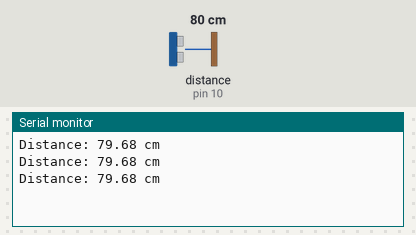
A sketch run on a simulated Arduino Uno, built with avr-gcc and run on an emulated ATmega328P. On the bench: the last lines printed to the serial monitor. Wiring (inferred from the names in the program): ultrasonic range finder: trigger pin 9; echo pin 10. Inputs (shaded band) come from the test bench; at power-on: distance to the obstacle (sensor on pin 10) 80 cm. The echo pulse lasts 58.3 µs per cm.

Above: at 1.3 s.
1.4 s: distance to the obstacle (sensor on pin 10) set to 2 cm
At 1.9 s:
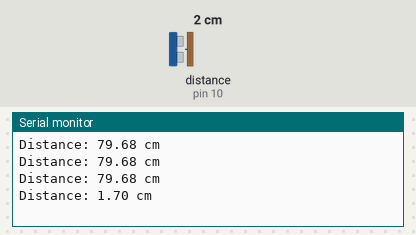
2.9 s: distance to the obstacle (sensor on pin 10) set to 4 cm
At 3.4 s:
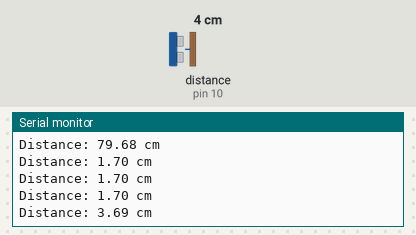
Timing chart, 0 to 5.9 s (numbered marks = the images above; inputs shaded):
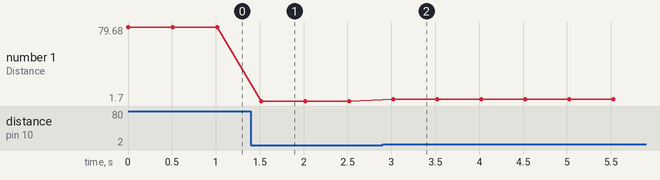

Measured:
- after the input at 1.4 s, the serial monitor: prints a new line after 0.12 s (image 1)
- after the input at 2.9 s, the serial monitor: prints a new line after 0.12 s (image 2)
- plotted number 1: 79.68 → 1.7 after the input at 1.4 s, 1.7 → 3.69 after the input at 2.9 s

The sketch:

distance_ultrasonic.ino
```cpp
/*
  Project 2: Ultrasonic Sensor Distance Measurement
  Description: Measures distance in centimeters using HC-SR04
              and prints the output to the Serial Monitor.
*/

const int trigPin = 9;  // HC-SR04 Trig pin connected to Digital Pin 9
const int echoPin = 10; // HC-SR04 Echo pin connected to Digital Pin 10

void setup() {
  pinMode(trigPin, OUTPUT);  // Trig pin sends ultrasonic waves
  pinMode(echoPin, INPUT);   // Echo pin receives reflected waves
  Serial.begin(9600);        // Start serial monitor
}

void loop() {
  // Clear the trigPin
  digitalWrite(trigPin, LOW);
  delayMicroseconds(2);

  // Send a 10-microsecond pulse to trigger the sensor
  digitalWrite(trigPin, HIGH);
  delayMicroseconds(10);
  digitalWrite(trigPin, LOW);

  // Read the echoPin travel time in microseconds
  long duration = pulseIn(echoPin, HIGH);

  // Calculate distance in centimeters
  // Speed of sound = 0.0343 cm/microsecond (Distance = Duration * 0.0343 / 2)
  float distanceCm = duration * 0.0343 / 2.0;

  // Print distance to Serial Monitor
  Serial.print("Distance: ");
  Serial.print(distanceCm);
  Serial.println(" cm");

  delay(500);  // Delay between readings
}
```
